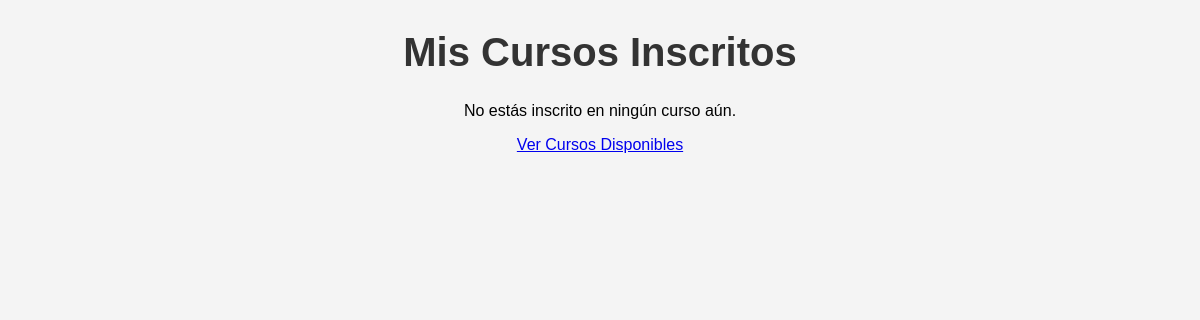
The page /courses/my-courses/ (signed in) on the database as committed earlier.
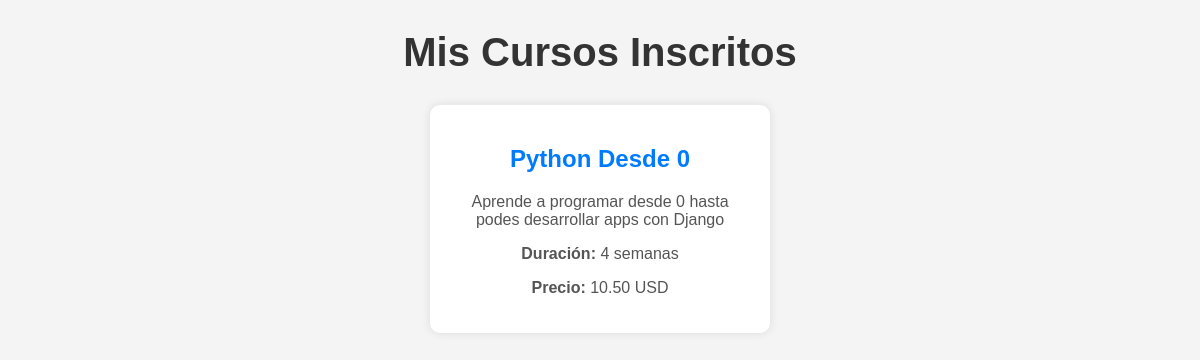
The same page on the database as committed later.
### courses/models.py (models this page shows, shortened)
class Enrollment(models.Model):
    user = models.ForeignKey(settings.AUTH_USER_MODEL, on_delete=models.CASCADE)  # Usuario inscrito
    course = models.ForeignKey('Course', on_delete=models.CASCADE)  # Curso al que se inscribe
    enrolled_at = models.DateTimeField(auto_now_add=True)  # Fecha de inscripción

class Course(models.Model):
    title = models.CharField(max_length=200)# Nombre del curso
    description = models.TextField()# Descripción del curso
    price = models.DecimalField(max_digits=6, decimal_places=2, null=True, blank=True)# Precio opcional
    duration = models.CharField(max_length=50, null=True, blank=True) # Duración del curso (ejemplo: "4 semanas")
    created_at = models.DateTimeField(auto_now_add=True) # Fecha de creación

### courses/views.py (the view)
# urls.py: path('my-courses/', enrolled_courses, name='enrolled_courses'),
@login_required
def enrolled_courses(request):
    courses = Enrollment.objects.filter(user=request.user).select_related('course')
    return render(request, 'courses/enrolled_courses.html', {'courses': courses})

### courses/templates/courses/enrolled_courses.html (shortened to what this page needs)
{% load static %}
<!DOCTYPE html>
<html lang="es">
<head>
    <link rel="stylesheet" href="{% static 'css/courses.css' %}">
</head>
<body>
    <h1>Mis Cursos Inscritos</h1>
    {% if courses %}
        <div class="course-list">
            {% for enrollment in courses %}
            <div class="course-card">
                <h2>{{ enrollment.course.title }}</h2>
                <p>{{ enrollment.course.description }}</p>
                <p><strong>Duración:</strong> {{ enrollment.course.duration }}</p>
                <p><strong>Precio:</strong> {{ enrollment.course.price }} USD</p>
            </div>
            {% endfor %}
        </div>
    {% else %}
        <p>No estás inscrito en ningún curso aún.</p>
        <p><a href="{% url 'course_list' %}" class="btn">Ver Cursos Disponibles</a></p>
    {% endif %}
</body>
</html>

Rows that differ between the two databases and show on the page:
added Enrollment: course "Python Desde 0", course.description "Aprende a programar desde 0 hasta podes desarrollar apps con Django", course.duration "4 semanas", course.price "10.50"
Other text that changed with them:
text no longer shown: "No estás inscrito en ningún curso aún. Ver Cursos Disponibles"
